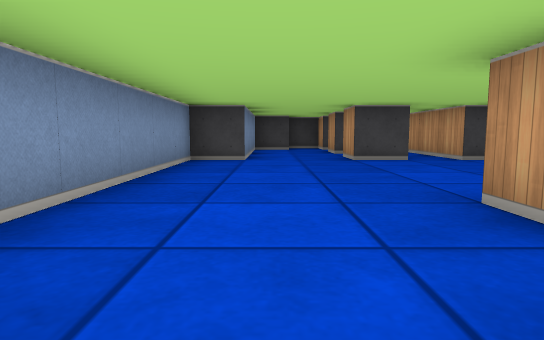
[1] (above)

12 first-person views from a walk through a cub3D ray-caster map. The camera is about half as high as the walls, tilts 6° down and sees 75° across. The floor is counted in squares. Each view is taken from the middle of a square. On the plan, view 1 faces up. The plan holds only what a view shows up to about 9 squares ahead; the rest is blank. The place goes on beyond the plan.

[2]
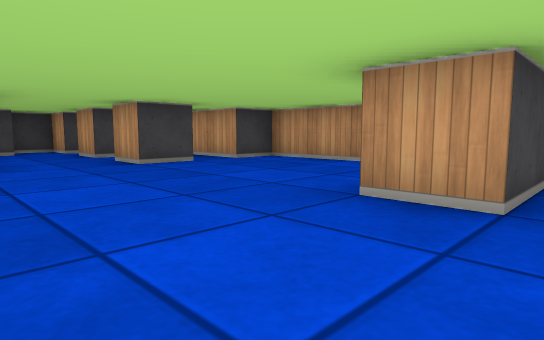

[3]
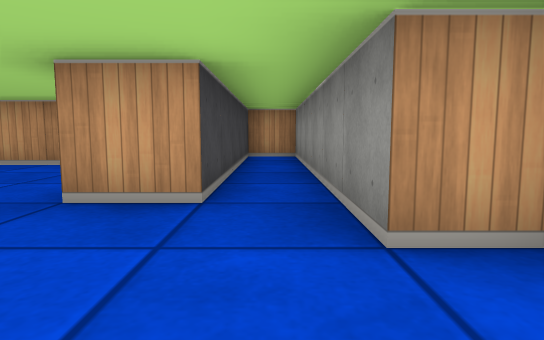

[4]
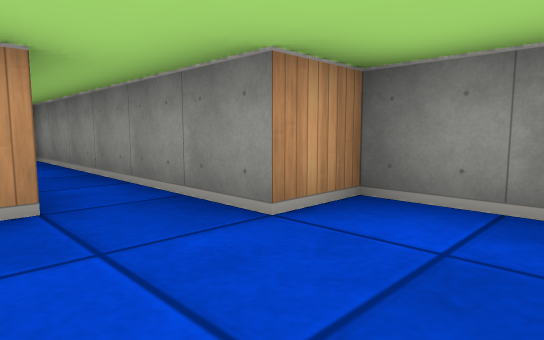

[5]
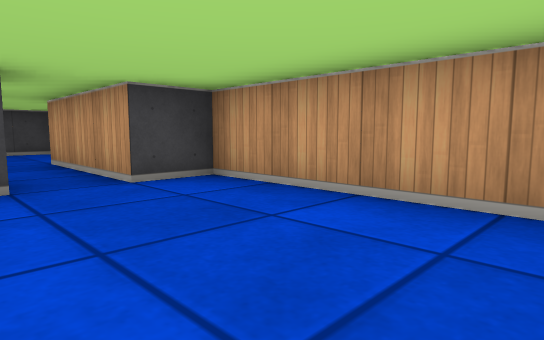

[6]
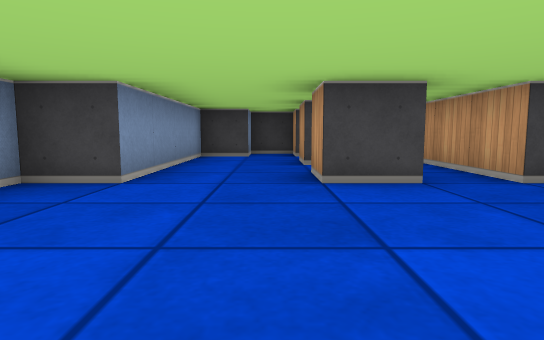

[7]
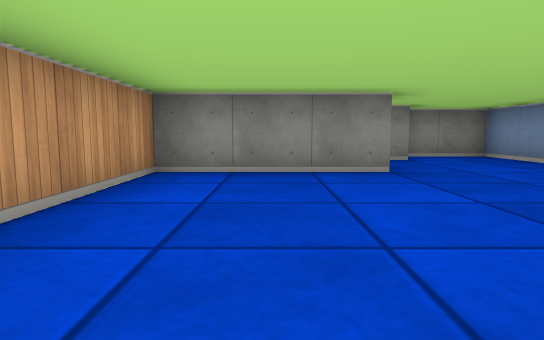

[8]
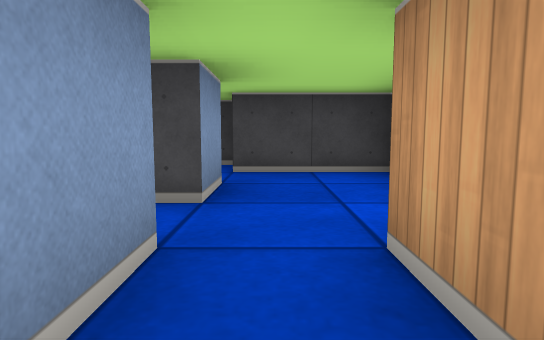

[9]
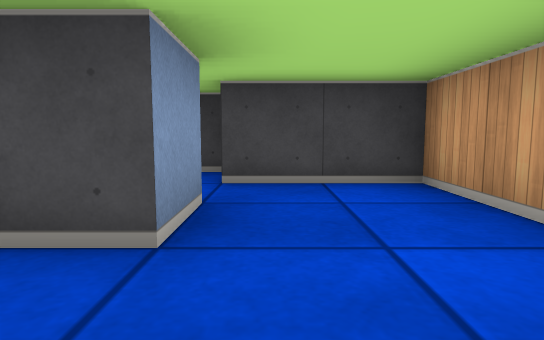

[10]
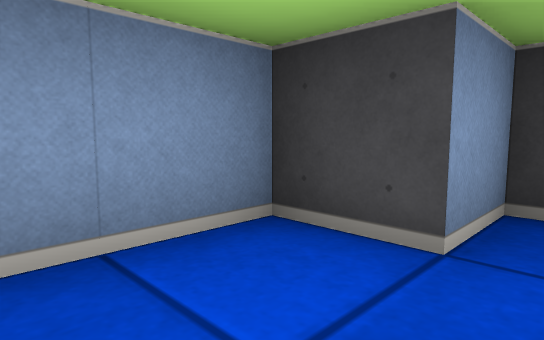

[11]
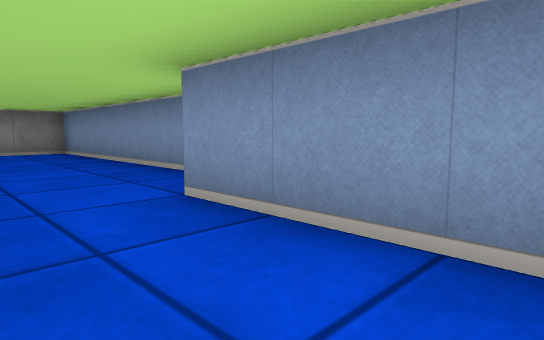

[12]
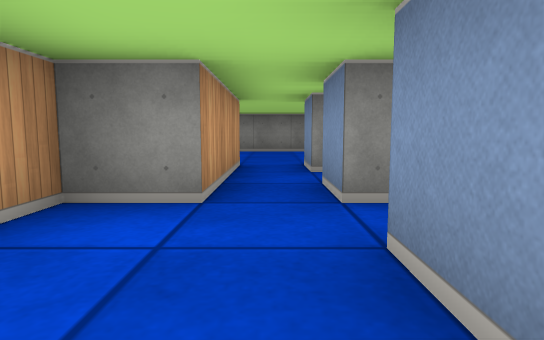

### Floor plan
Points are (right, up) in squares from view 1. A wall is a line through its corners. A room is listed if a view was taken in it or the views show most of it. See-through windows are left out.
Room 1 (views 1, 2, 3, 4, 5, 6, 7, 8, 9, 10, 11, 12)
walls: (2.5, 7.5) (2.5, 6.5) (1.5, 6.5) (1.5, 7.5); (2, 8.5) (1.5, 8.5) (1.5, 9.5); (2.5, 9.5) (2.5, 8.5); (2.5, 11.5) (2.5, 10.5) (1.5, 10.5) (1.5, 11.5) (0.5, 11.5) (0.5, 10.5) (-0.5, 10.5) (-0.5, 6.5) (-1.5, 6.5) (-1.5, -0.5) (0.5, -0.5) (0.5, 0.5) (6.5, 0.5) (6.5, 1.5) (1.5, 1.5) (1.5, 2.5) (4.5, 2.5) (4.5, 6.5) (3.5, 6.5) (3.5, 9.5) (4.5, 9.5) (4.5, 12.5) (2.5, 12.5)

Where each view was taken, in squares from view 1:
view 1: 0 up, 0 right, facing up
view 2: 1 up, 1 left, facing up-right
view 3: 1 up, 1 left, facing right
view 4: 2 up, 1 left, facing down-right
view 5: 3 up, 2 right, facing up-right
view 6: 3 up, 1 right, facing up
view 7: 7 up, 3 right, facing down
view 8: 8 up, 3 right, facing up
view 9: 9 up, 3 right, facing up
view 10: 9 up, 1 right, facing up-left
view 11: 9 up, 1 right, facing down-left
view 12: 12 up, 3 right, facing down
